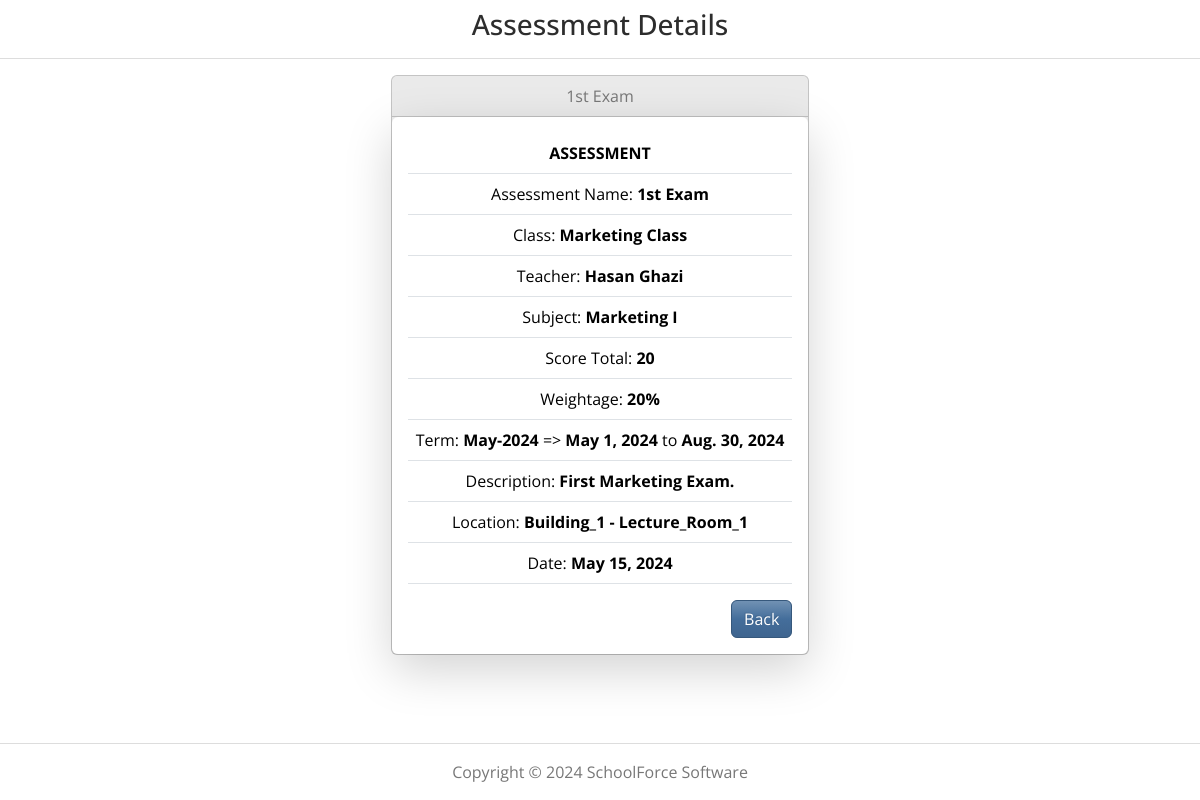
/exam_detail/8/ (signed in), run on the app's committed database.
### cmsmain/models.py (models this page shows, shortened)
class Exam(models.Model):
    course_class = models.ForeignKey(CourseClass, on_delete=models.CASCADE, related_name='exams', null=True, blank=True)
    name = models.CharField(max_length=100)
    total = models.IntegerField()
    weight = models.IntegerField()
    description = models.TextField(null=True, blank=True)
    location = models.ForeignKey(Location, on_delete=models.CASCADE, related_name='exams', null=True, blank=True)
    date = models.DateField()
    def __str__(self):
        return self.name

class CourseClass(models.Model):
    class_code = models.CharField(max_length=20)
    class_name = models.CharField(max_length=30)
    subject = models.ForeignKey(Subject, on_delete=models.CASCADE, related_name='classes')
    term = models.ForeignKey(Term, on_delete=models.CASCADE, related_name='classes')
    teacher = models.ForeignKey(Teacher, on_delete=models.CASCADE, related_name='classes')
    students = models.ManyToManyField(Student, related_name='classes', blank=True)

class Teacher(models.Model):
    user = models.OneToOneField(User, on_delete=models.CASCADE)
    subjects = models.ManyToManyField(Subject, related_name='teachers')
    first_name = models.CharField(max_length=50)
    last_name = models.CharField(max_length=50)
    phone = models.CharField(max_length=20, null=True, blank=True)
    email = models.EmailField(max_length=100)
    date_joined = models.DateField(null=True, blank=True)
    created_at = models.DateTimeField(auto_now_add=True, null=True, blank=True)
    def __str__(self):
        return f'{self.first_name} {self.last_name}'

class Subject(models.Model):
    code = models.CharField(max_length=20, unique=True)
    name = models.CharField(max_length=100)
    def __str__(self):
        return self.name

class Term(models.Model):
    term_code = models.CharField(max_length=20, unique=True)
    start_date = models.DateField()
    end_date = models.DateField()
    def __str__(self):
        return self.term_code

class Location(models.Model):
    location_code = models.CharField(max_length=10, unique=True, null=True, blank=True)
    building = models.CharField(max_length=20, null=True, blank=True)
    room = models.CharField(max_length=20, null=True, blank=True)

### cmsmain/views.py (the view)
# urls.py: path('exam_detail/<int:pk>/', views.ExamDetailView.as_view(), name='exam_detail'),
@method_decorator(login_required, name='dispatch')
class ExamDetailView(DetailView):
    model = Exam
    template_name = 'app_assessments/exam_detail.html'
    def get_context_data(self, **kwargs):
        context = super().get_context_data(**kwargs)
        exam = self.get_object()
        context["term_end"] = exam.course_class.term.end_date
        context["term_start"] = exam.course_class.term.start_date
        context["class"] = exam.course_class.class_name
        return context

### cmsmain/templates/app_assessments/exam_detail.html
{% extends 'cmsmain/base.html' %}
{% load static %}
{% block content %}
<h3 class="mt-2 text-center">Assessment Details</h3>
<hr />
<div class="d-flex justify-content-center">
    <div class="row">
        <div class="col col-md">
            <div class="card bg-light mb-3">
                <div class="card-header">
                    {{ exam }}
                </div>
                <div class="card-body shadow-lg bg-body rounded">
                    <table class="table">
                        <tr><th>ASSESSMENT</th></tr>
                        <tr><td>Assessment Name: <strong>{{exam.name}}</strong></td></tr>
                        <tr><td>Class: <strong>{{exam.course_class.class_name}}</strong></td></tr>
                        <tr><td>Teacher: <strong>{{exam.course_class.teacher}}</strong></td></tr>
                        <tr><td>Subject: <strong>{{exam.course_class.subject}}</strong></td></tr>
                        <tr><td>Score Total: <strong>{{exam.total}}</strong></td></tr>
                        <tr><td>Weightage: <strong>{{exam.weight}}%</strong></td></tr>
                        <tr><td>Term: <strong>{{exam.course_class.term}}</strong> => <strong>{{term_start}}</strong> to <strong>{{term_end}}</strong></td></tr>
                        <tr><td>Description: <strong>{{exam.description}}</strong></td></tr>
                        <tr><td>Location: <strong>{{exam.location.building}} - {{exam.location.room}}</td></tr>
                        <tr><td>Date: <strong>{{exam.date}}</strong></td></tr>
                    </table>
                    <a href="{{ request.META.HTTP_REFERER }}" class="btn btn-primary float-end" role="button">Back</a>
                </div>
            </div>
        </div>
    </div>
</div>
{% endblock %}

### cmsmain/templates/cmsmain/base.html (style rules this page uses)
.wrapper { min-height: 100vh; display: flex; flex-direction: column; }
table tr th { font-size: 16px; font-weight: bold; }

### data on the page
Exam: name "1st Exam", course_class.class_name "Marketing Class", course_class.teacher "Hasan Ghazi", course_class.subject "Marketing I", total "20", weight "20", course_class.term "May-2024", description "First Marketing Exam.", location.building "Building_1", location.room "Lecture_Room_1", date "May 15, 2024"
Term: start_date "May 1, 2024", end_date "Aug. 30, 2024"
